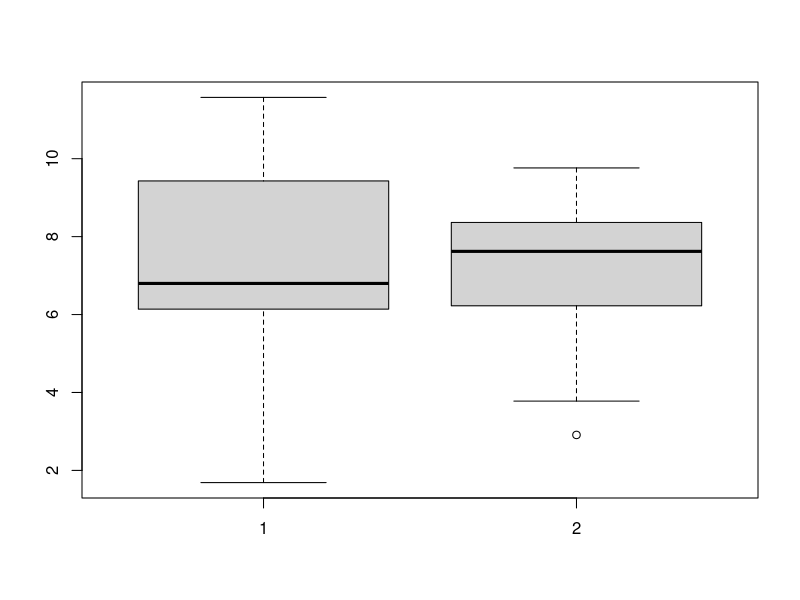
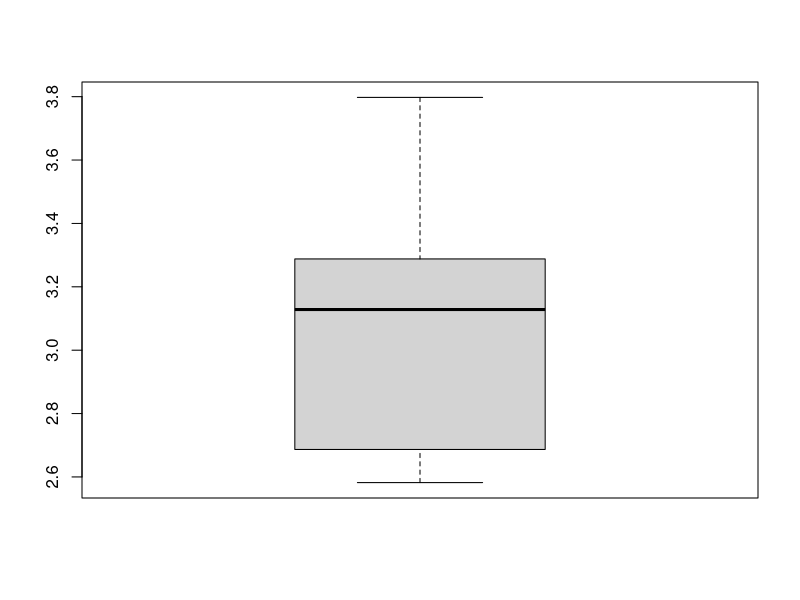
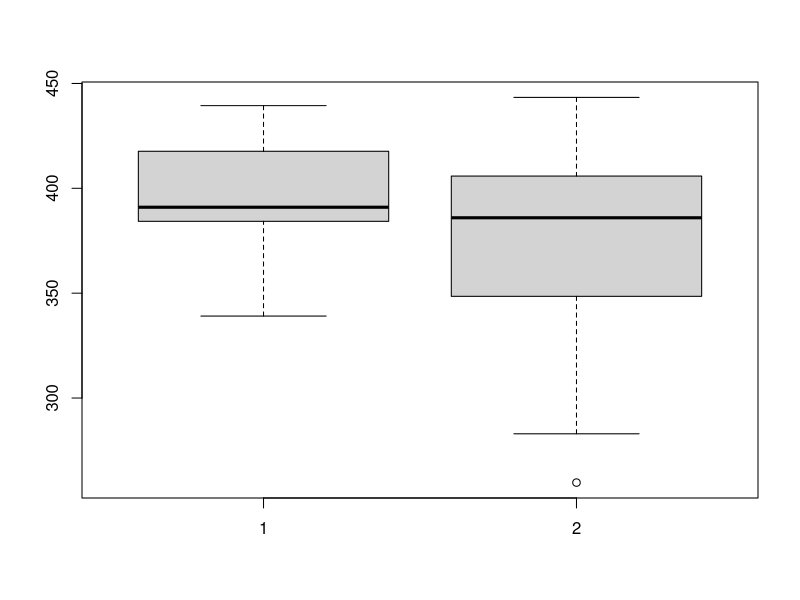

Reproduce these figures in R, in order. (Note: this script raises an error after producing the figures.)
# 1)  
set.seed(42)
# H0: oba modely jsou stejne presne
# H1: modely nejsou stejne presne
mereni1 = rnorm(n = 30, mean = 7, sd = 2)
mereni2 = rnorm(n = 30, mean = 7.4, sd = 1.5)

# test normality - H0: je normalni, H1: neni normalni
shapiro.test(mereni1) # 0.35 > 0.05
shapiro.test(mereni2) # 0.06 > 0.05
# H0 nezamitam, rozdeleni je normalni

# rovnost rozptylu - H0: rozptyly jsou stejne H1: rozptyly nejsou stejne
var.test(x = mereni1, y = mereni2)
# p = 0.014 < 0.05 -> H0 zamitam, rozptyly nejsou stejne
boxplot(mereni1, mereni2)
#_______________________________________________________________________

# 2)
set.seed(7)
# H0: oba modely jsou stejne presne
# H1: modely nejsou stejne presne
mereni1 = rnorm(n = 30, mean = 7, sd = 2)
mereni2 = rnorm(n = 30, mean = 7.4, sd = 1.5)

# test normality - H0: je normalni, H1: neni normalni
shapiro.test(mereni1) # 0.30 > 0.05
shapiro.test(mereni2) # 0.99 > 0.05
# H0 nezamitam, rozdeleni je normalni

# rovnost rozptylu - H0: rozptyly jsou stejne H1: rozptyly nejsou stejne
var.test(x = mereni1, y = mereni2)
# p = 0.001 < 0.05 -> H0 zamitam, rozptyly nejsou stejne

# welchuv t-test
t.test(x = mereni1, y = mereni2, var.equal = F)

# p = 0.47 > 0.05 --> H0 se nezamita, oba modely jsou stejne presne
#_______________________________________________________________________

# 3)
set.seed(1)
# H0: tloustka vytycek neni mensi nez 4 cm
# H1: tloustka vytycek je mensi nez 4 cm
vytycky = rnorm(n = 10, mean = 3, sd = 0.5)

# test normality - H0: je normalni, H1: neni normalni
shapiro.test(vytycky) # 0.53 > 0.05 rozdeleni je normalni

# splneny predpoklady pro t-test
t.test(x = vytycky, alternative = "less", mu = 4) 
# p = 1.7e-05 < 0.05 H0 se zamita, tloustka je mensi nez 4 cm
boxplot(vytycky)
#_______________________________________________________________________

# 4)
set.seed(6)
# H0: typ managementu neovlivnil pocet koniklecu
# H1: typ managementu ovlivnil pocet koniklecu
kosene = rpois(n = 15, lambda = 20)
pasene = rpois(n = 15, lambda = 25)
# test normality - H0: je normalni, H1: neni normalni
shapiro.test(kosene) # 0.03 < 0.05
shapiro.test(pasene) # 0.64 > 0.05
#  --> rozdeleni neni normalni

wilcox.test(x = kosene, y = pasene)
# p = 0.0002 < 0.05 --> H0 se zamita, typ managementu ovlivnuje pocet koniklecu
#_______________________________________________________________________

# 5)
set.seed(42)
# H0: hloubky hlasu jsou stejne
# H1: hloubky hlasu jsou ruzne
samci = rnorm(n = 30, mean = 393, sd = 20.3)
samice = rnorm(n = 30, mean = 380, sd = 40.2)
# test normality - H0: je normalni, H1: neni normalni
shapiro.test(samci) # 0.35 > 0.05
shapiro.test(samice) # 0.06 > 0.05
# H0 nezamitam, rozdeleni je normalni

# rovnost rozptylu - H0: rozptyly jsou stejne H1: rozptyly nejsou stejne
var.test(x = samci, y = samice)
# p = 0.008 < 0.05 -> H0 zamitam
t.test(x = samci, y = samice, var.equal = F)
# p = 0.04 < 0.05 H0 zamitam
boxplot(samci, samice)
#_______________________________________________________________________

# 6)
set.seed(639767)
# H0: mnozstvi je stejne
# H1: mnozstvi je ruzne
dvoulete = rnorm(n = 20, mean = 50, sd = 4)
trilete = rnorm(n = 18, mean = 54, sd = 3.5)

# test normality - H0: je normalni, H1: neni normalni
shapiro.test(dvoulete) # 0.04 < 0.05
shapiro.test(trilete) # 0.04 < 0.05
# H0 zamitam, rozdeleni neni normalni

wilcox.test(x = dvoulete, y = trilete)
# p = 0.033 < 0.05 -> H0 zamitam
#_______________________________________________________________________

# 7)
set.seed(4631)
# H0: mereni jsou stejne presna
# H1: mereni nejsou stejne presna
moje_mereni = rnorm(n = 40, mean = 78, sd = 10)
kolega_mereni = rnorm(n = 40, mean = 78, sd = 15)

# test normality - H0: je normalni, H1: neni normalni
shapiro.test(moje_mereni) # 0.02 < 0.05
shapiro.test(kolega_mereni) # 0.12 > 0.05
# H0 zamitam, rozdeleni neni normalni

fligner.test(x = list(moje_mereni, kolega_mereni))
# p = 0.00078 < 0.05, H0 zamitam, mereni nejsou stejne presna
#_______________________________________________________________________

# 8)
set.seed(42)
# H0: vykony nebyly mensi nez 20 m
# H1: vykony byly mensi nez 20 m
strelci = rnorm(n = 80, mean = 19.5, sd = 2)

# test normality - H0: je normalni, H1: neni normalni
shapiro.test(strelci) # 0.15 > 0.05, rozdeleni je normalni

t.test(x = strelci, alternative = "less", mu = 20)

# p = 0.03 < 0.05, H0 se zamita, Bohousek ma pravdu
#_______________________________________________________________________

# 9) 
set.seed(42)
# H0: zito za tmy nevyrostlo (rozdil => 0)
# H1: zito za tmy vyrostlo (rozdil < 0)
prvni_mereni = rpois(n = 100, lambda = 35)
druhe_mereni = rpois(n = 100, lambda = 37)

# vybery jsou zavisle, pouzijeme parovy test
rozdil = prvni_mereni - druhe_mereni

# test normality - H0: je normalni, H1: neni normalni
shapiro.test(rozdil) # p = 0.16 > 0.05, je normalni

# muzeme pouzit parovy t-test
t.test(x = rozdil, alternative = "less") 
# p = 0.30 > 0.05, H0 se nezamita
#_______________________________________________________________________

# 10) 
# H0: nepostoupila
# H1: postoupila
set.seed(42)
ceta = rnorm(n = 20, mean = 3, sd = 0.1)
ceta2 = var(ceta) # vyberovy rozptyl

# test normality - H0: je normalni, H1: neni normalni
shapiro.test(ceta)

# testovaci statistika
varTest(x = ceta, alternative = "less", sigma.squared = 1)

# p hodnota
pchisq(q = TT, df = 19)
#_______________________________________________________________________

#11)
set.seed(2)
# H0: dostrel kmenu se nelisi
# H1: dostrel kmenu se lisi
kmen_A = rnorm(n = 20, mean = 50, sd = 10)
kmen_B = rnorm(n = 20, mean = 55, sd = 7)

# test normality - H0: je normalni, H1: neni normalni
shapiro.test(kmen_A) # p = 0.89 > 0.05, je normalni
shapiro.test(kmen_B) # p = 0.97 > 0.05, je normalni

var.test(x = kmen_A, y = kmen_B)
?var.test
# p = 0.29 > 0.05, H0 se nezamita, rozptyly jsou stejne

t.test(x = kmen_A, y = kmen_B, var.equal = T)
# p = 0.32 > 0.05, H0 se nezamita
#_______________________________________________________________________

# 12)
set.seed(6770)
# H0: rychlosti jsou stejne
# H1: rychlosti jsou ruzne
prirodni = rnorm(n = 20, mean = 7, sd = 1)
umely = rnorm(n = 20, mean = 6, sd = 2)

# zavislost --> parovy test
rozdil = prirodni - umely

# test normality - H0: je normalni, H1: neni normalni
shapiro.test(rozdil) # 0.0066 < 0.05, H0 se zamita
wilcox.test(x = rozdil)
# p = 0.0064 < 0.05, H0 se zamita, v rychlosti je rozdil
#_______________________________________________________________________

# 13)
set.seed(1)
# H0: inteligence ditete z vody je vetsi nebo stejna
# H1: inteligence ditete z vody je mensi
voda = rpois(n = 100, lambda = 95)
sous = rpois(n = 100, lambda = 105)

# zavislost --> parovy test
rozdil = sous - voda

# test normality - H0: je normalni, H1: neni normalni
shapiro.test(rozdil) # 0.16 > 0.05, je normalni

t.test(x = rozdil, alternative = "greater")
# p = =3.78e-9 < 0.05, H0 se zamita

#_______________________________________________________
#_______________________________________________________
set.seed(34)
nad = rpois(n = 45, lambda = 20)
pod = rpois(n = 45, lambda = 15)

# H0: delky ploutvi jsou stejne pod i nad zdrojem
# H1: delky ploutvi nejsou stejne pod i nad zdrojem

shapiro.test(nad) # p = 0.27 > 0.05
shapiro.test(pod) # p = 0.12 > 0.05

var.test(x = nad, y = pod) # 0.65 > 0.05

t.test(x = nad, y = pod, var.equal = T) # p = 1.614e-07 < 0.05 --> H0 se zamita
